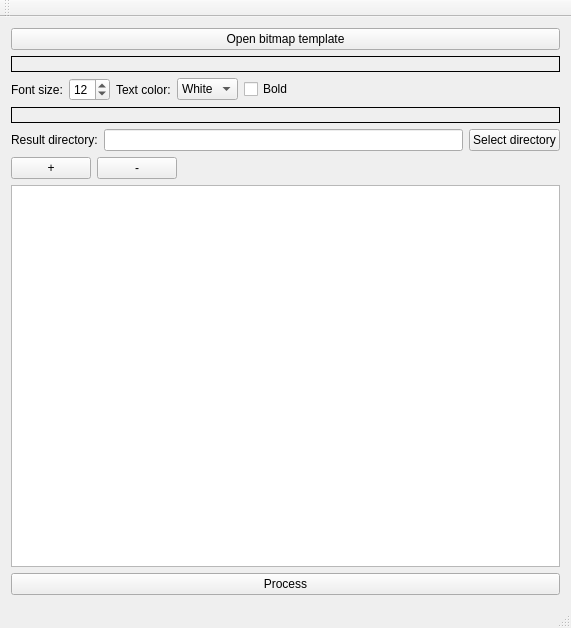
<?xml version="1.0" encoding="UTF-8"?>
<ui version="4.0">
 <class>MainWindow</class>
 <widget class="QMainWindow" name="MainWindow">
  <property name="geometry">
   <rect>
    <x>0</x>
    <y>0</y>
    <width>571</width>
    <height>628</height>
   </rect>
  </property>
  <property name="windowTitle">
   <string>putTextIntoBitmap</string>
  </property>
  <widget class="QWidget" name="centralWidget">
   <layout class="QVBoxLayout" name="verticalLayout">
    <item>
     <widget class="QPushButton" name="butOpen">
      <property name="text">
       <string>Open bitmap template</string>
      </property>
     </widget>
    </item>
    <item>
     <widget class="QLabel" name="laImage">
      <property name="frameShape">
       <enum>QFrame::Box</enum>
      </property>
      <property name="text">
       <string/>
      </property>
      <property name="scaledContents">
       <bool>false</bool>
      </property>
      <property name="alignment">
       <set>Qt::AlignCenter</set>
      </property>
     </widget>
    </item>
    <item>
     <layout class="QHBoxLayout" name="horizontalLayout_3">
      <item>
       <widget class="QLabel" name="label_2">
        <property name="text">
         <string>Font size:</string>
        </property>
       </widget>
      </item>
      <item>
       <widget class="QSpinBox" name="spinFontSize">
        <property name="minimum">
         <number>1</number>
        </property>
        <property name="maximum">
         <number>20</number>
        </property>
        <property name="value">
         <number>12</number>
        </property>
       </widget>
      </item>
      <item>
       <widget class="QLabel" name="label_3">
        <property name="text">
         <string>Text color:</string>
        </property>
       </widget>
      </item>
      <item>
       <widget class="QComboBox" name="cobTextColor">
        <item>
         <property name="text">
          <string>White</string>
         </property>
        </item>
        <item>
         <property name="text">
          <string>Black</string>
         </property>
        </item>
       </widget>
      </item>
      <item>
       <widget class="QCheckBox" name="chbIsBold">
        <property name="text">
         <string>Bold</string>
        </property>
       </widget>
      </item>
      <item>
       <spacer name="horizontalSpacer_2">
        <property name="orientation">
         <enum>Qt::Horizontal</enum>
        </property>
        <property name="sizeHint" stdset="0">
         <size>
          <width>40</width>
          <height>20</height>
         </size>
        </property>
       </spacer>
      </item>
     </layout>
    </item>
    <item>
     <widget class="QLabel" name="laResultImage">
      <property name="frameShape">
       <enum>QFrame::Box</enum>
      </property>
      <property name="text">
       <string/>
      </property>
      <property name="alignment">
       <set>Qt::AlignCenter</set>
      </property>
     </widget>
    </item>
    <item>
     <layout class="QHBoxLayout" name="horizontalLayout">
      <item>
       <widget class="QLabel" name="label">
        <property name="text">
         <string>Result directory:</string>
        </property>
       </widget>
      </item>
      <item>
       <widget class="QLineEdit" name="leResultDirectory">
        <property name="readOnly">
         <bool>true</bool>
        </property>
       </widget>
      </item>
      <item>
       <widget class="QPushButton" name="butSelectDirectory">
        <property name="text">
         <string>Select directory</string>
        </property>
       </widget>
      </item>
     </layout>
    </item>
    <item>
     <layout class="QHBoxLayout" name="horizontalLayout_2">
      <item>
       <widget class="QPushButton" name="butPlus">
        <property name="text">
         <string>+</string>
        </property>
       </widget>
      </item>
      <item>
       <widget class="QPushButton" name="butMinus">
        <property name="text">
         <string>-</string>
        </property>
       </widget>
      </item>
      <item>
       <spacer name="horizontalSpacer">
        <property name="orientation">
         <enum>Qt::Horizontal</enum>
        </property>
        <property name="sizeHint" stdset="0">
         <size>
          <width>40</width>
          <height>20</height>
         </size>
        </property>
       </spacer>
      </item>
     </layout>
    </item>
    <item>
     <widget class="QTableView" name="tableView"/>
    </item>
    <item>
     <widget class="QPushButton" name="butProcess">
      <property name="text">
       <string>Process</string>
      </property>
     </widget>
    </item>
   </layout>
  </widget>
  <widget class="QMenuBar" name="menuBar">
   <property name="geometry">
    <rect>
     <x>0</x>
     <y>0</y>
     <width>571</width>
     <height>21</height>
    </rect>
   </property>
  </widget>
  <widget class="QToolBar" name="mainToolBar">
   <attribute name="toolBarArea">
    <enum>TopToolBarArea</enum>
   </attribute>
   <attribute name="toolBarBreak">
    <bool>false</bool>
   </attribute>
  </widget>
  <widget class="QStatusBar" name="statusBar"/>
 </widget>
 <layoutdefault spacing="6" margin="11"/>
 <resources/>
 <connections/>
</ui>
